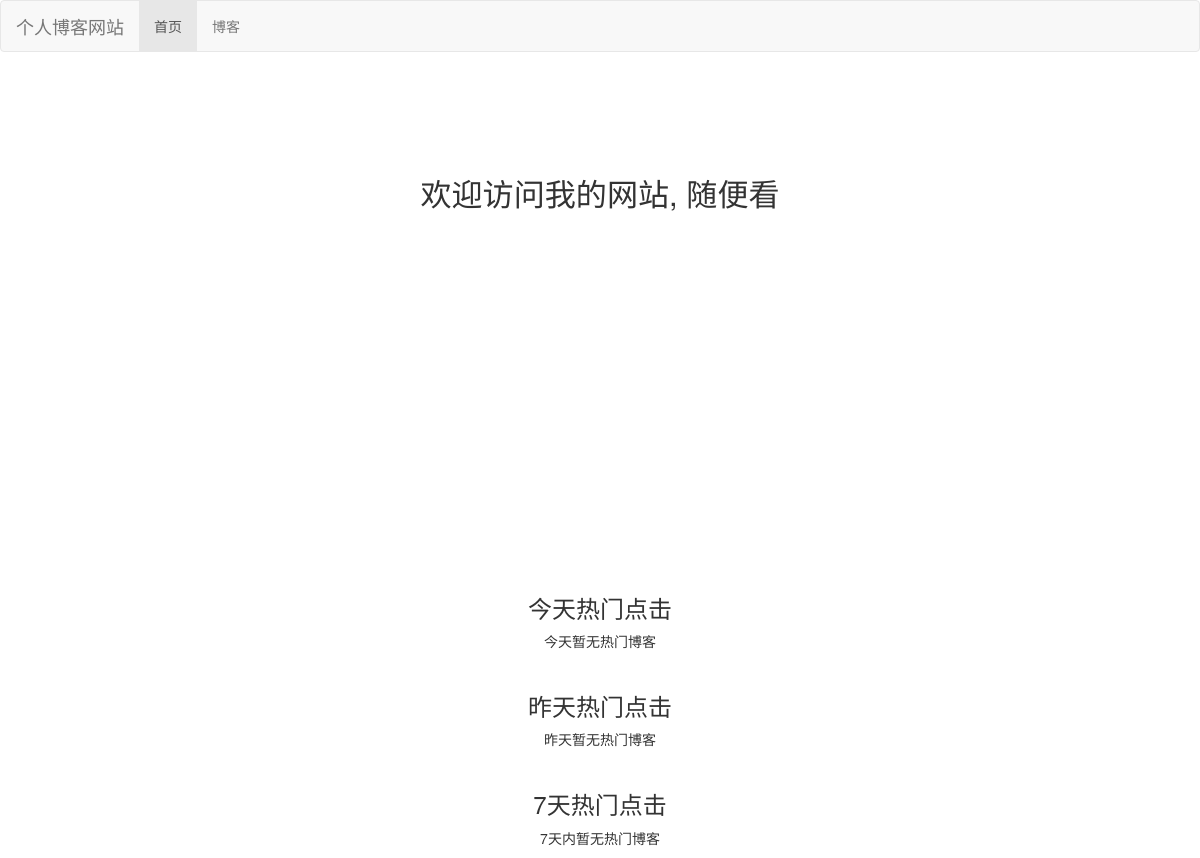
Before: / with the older database file.
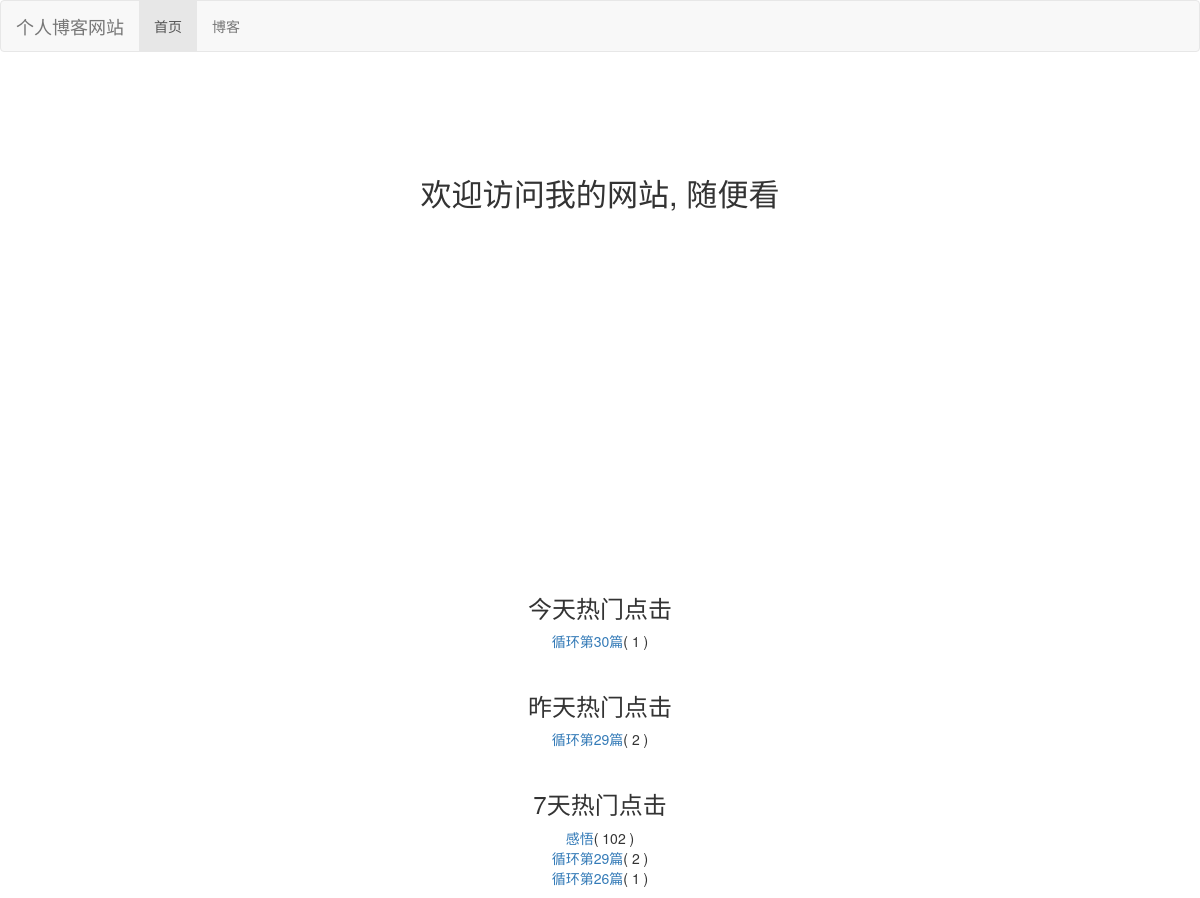
After: the same page with the newer database file.
### read_statistics/models.py (models this page shows)
class ReadDetail(models.Model):
    read_num = models.IntegerField(default=0)
    date = models.DateField(default=timezone.now)
    content_type = models.ForeignKey(ContentType, on_delete=models.DO_NOTHING)
    object_id = models.PositiveIntegerField()
    content_object = GenericForeignKey('content_type', 'object_id')

### blog/models.py (models this page shows, shortened)
class Blog(models.Model, ReadNumExpandMethod):
    title = models.CharField(max_length=50)
    blog_type = models.ForeignKey(BlogType, on_delete=models.DO_NOTHING)
    content = RichTextUploadingField()
    author = models.ForeignKey(User, on_delete=models.DO_NOTHING)
    create_time = models.DateTimeField(auto_now_add=True)
    last_update_time = models.DateTimeField(auto_now=True)
    read_details = GenericRelation(ReadDetail)
    class Meta:
        ordering = ["-create_time"]

### article_website/views.py (the view)
# urls.py: 2. Add a URL to urlpatterns:  path('', views.home, name='home')
def home(request):
    blog_content_type = ContentType.objects.get_for_model(Blog)
    dates, read_nums = get_seven_days_read_data(blog_content_type)
    hot_data_for_7days = cache.get('hot_data_for_7days')
    if hot_data_for_7days is None :
        hot_data_for_7days = get_7_days_hot_blogs()
        cache.set('hot_data_for_7days',hot_data_for_7days, 3600)
        print('calculate cache')
    context = {}
    context['dates'] = dates
    context['read_nums'] = read_nums
    context['today_hot_data'] = get_today_hot_data(blog_content_type)
    context['yesterday_hot_data'] =  get_yesterday_hot_data(blog_content_type)
    context['hot_data_for_7days'] = get_7_days_hot_blogs()
    return render(request, 'home.html', context)

### article_website/views.py (called while the page is built)
def get_7_days_hot_blogs():
    today = timezone.now().date()
    date = today - datetime.timedelta(days=7)
    blogs = Blog.objects \
                .filter(read_details__date__lt=today, read_details__date__gte=date) \
                .values('id', 'title') \
                .annotate(read_num_sum=Sum('read_details__read_num')) \
                .order_by('-read_num_sum')
    return blogs[:7]

### read_statistics/utils.py (called while the page is built)
def get_seven_days_read_data(content_type):
    today = timezone.now().date()
    dates = []
    read_nums = []
    for i in range(7, 0, -1):
        date = today - datetime.timedelta(days=i)
        dates.append(date.strftime('%m/%d'))
        read_details = ReadDetail.objects.filter(content_type=content_type,
                                                 date=date)
        result = read_details.aggregate(read_num_sum=Sum('read_num'))
        read_nums.append(result['read_num_sum'] or 0)
    return dates, read_nums

def get_today_hot_data(content_type):
    today = timezone.now().date()
    read_details = ReadDetail.objects.filter(content_type=content_type,
                                             date=today).order_by('-read_num')
    return read_details[:7]

### templates/home.html (shortened to what this page needs)
{% extends 'base.html' %}
{% load staticfiles %}
{% block header_extends %}
    <link rel="stylesheet" href="{% static 'css/home.css' %}">
{% endblock header_extends %}
{% block nav_home_active %}
    active
{% endblock nav_home_active %}
{% block content %}
    <h3 class="home-content">欢迎访问我的网站, 随便看</h3>
    <div id="container"></div>
    <div class="hot-data">
        <h3>今天热门点击</h3>
        <ul>
            {% for hot_data in today_hot_data %}
                <li><a href="{% url 'blog_detail' hot_data.content_object.pk %}">{{ hot_data.content_object.title }}</a>( {{ hot_data.read_num }} )</li>
            {% empty %}
                <li>今天暂无热门博客</li>
            {% endfor %}
        </ul>
    </div>
    <div class="hot-data">
        <h3>昨天热门点击</h3>
        <ul>
            {% for hot_data in yesterday_hot_data %}
                <li><a href="{% url 'blog_detail' hot_data.content_object.pk %}">{{ hot_data.content_object.title }}</a>( {{ hot_data.read_num }} )</li>
            {% empty %}
                <li>昨天暂无热门博客</li>
            {% endfor %}
        </ul>
    </div>
    <div class="hot-data">
        <h3>7天热门点击</h3>
        <ul>
            {% for hot_data in hot_data_for_7days %}
                <li><a href="{% url 'blog_detail' hot_data.id %}">{{ hot_data.title }}</a>( {{ hot_data.read_num_sum }} )</li>
            {% empty %}
                <li>7天内暂无热门博客</li>
            {% endfor %}
        </ul>
    </div>
{% endblock content %}

Changed rows visible on the page:
added ReadDetail: content_object "循环第30篇", read_num "1", shown under "今天热门点击"
added ReadDetail: content_object "循环第29篇", read_num "2", shown under "昨天热门点击"
Other visible differences:
new list line: "感悟 ( 102 )"
new list line: "循环第29篇 ( 2 )"
new list line: "循环第26篇 ( 1 )"
text no longer shown: "今天暂无热门博客 昨天暂无热门博客 7天内暂无热门博客"
